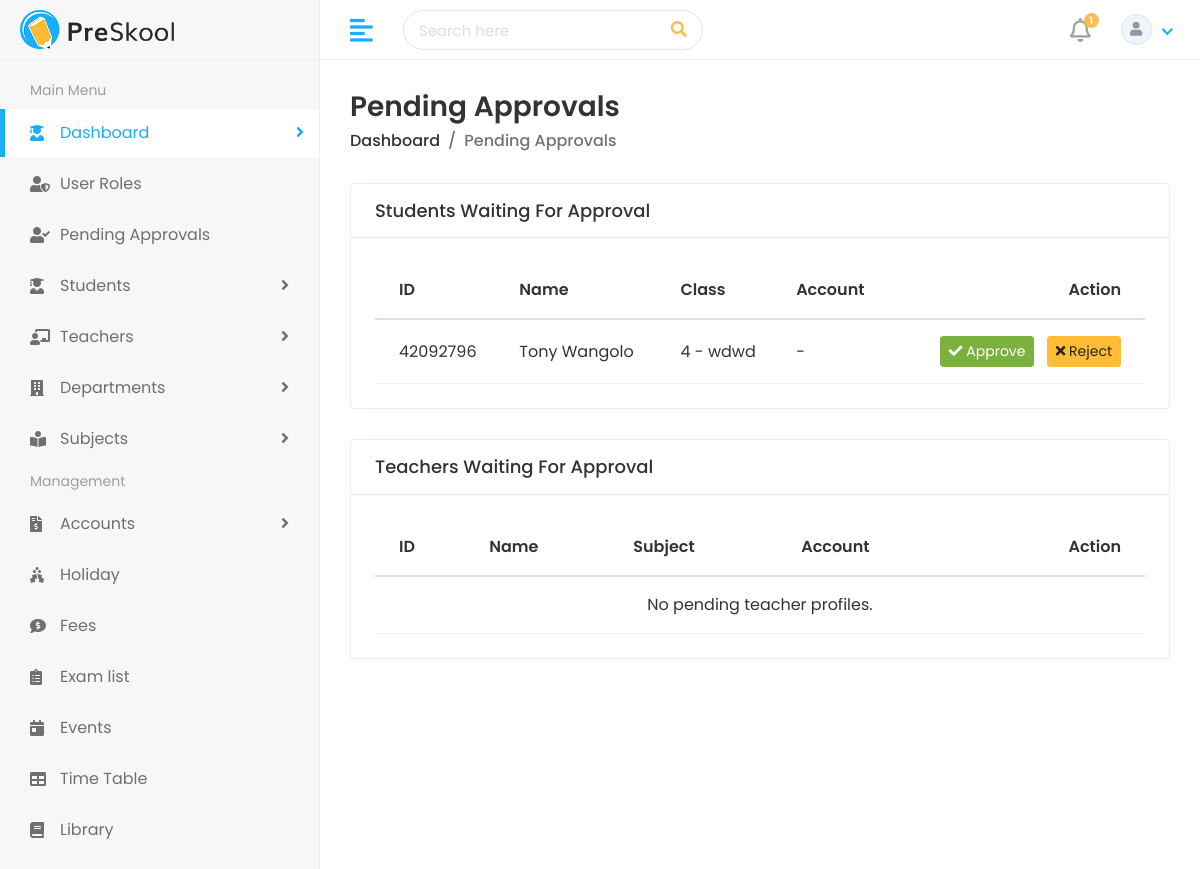
Before: /student/approvals/ (signed in) with the older database file.
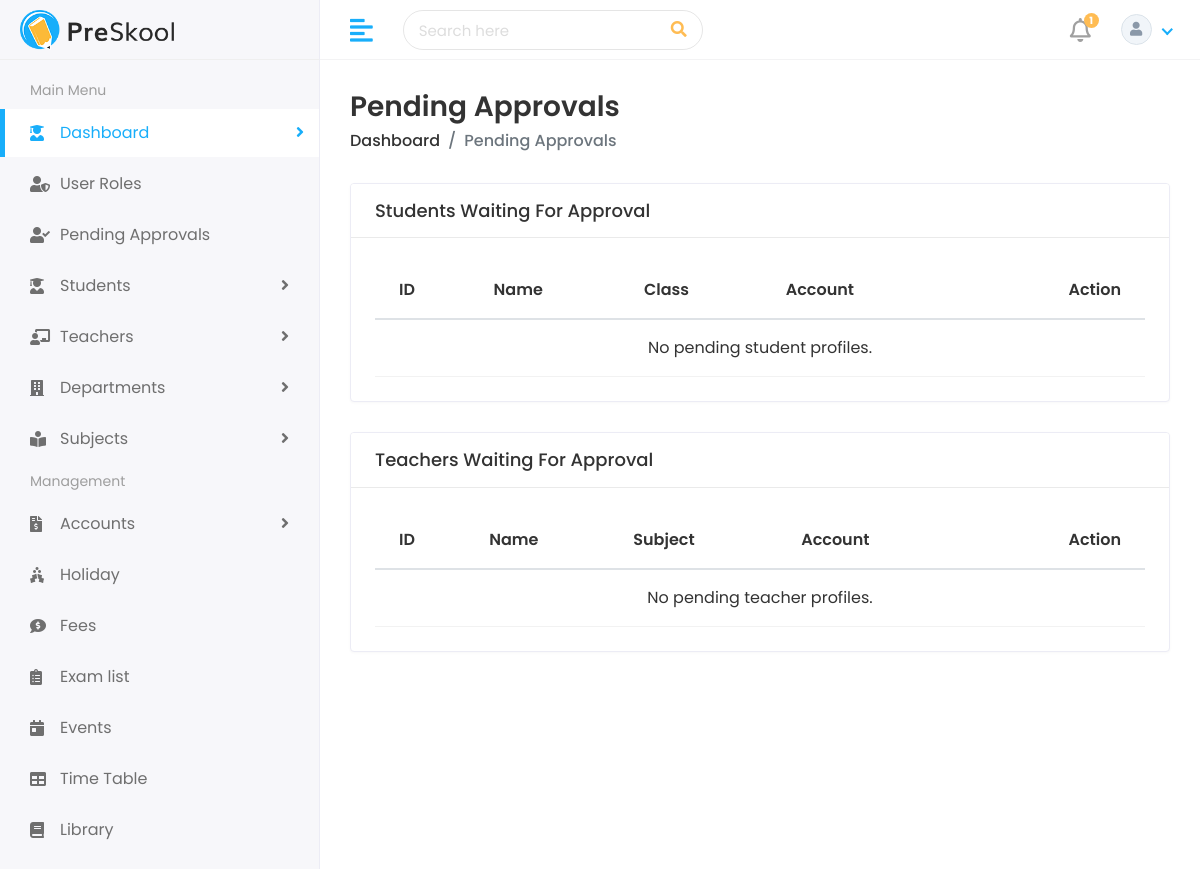
After: the same page with the newer database file.
### student/models.py (models this page shows, shortened)
class Student(models.Model):
    APPROVAL_CHOICES = [
        ("pending", "Pending"),
        ("approved", "Approved"),
        ("rejected", "Rejected"),
    ]
    user = models.OneToOneField(
        settings.AUTH_USER_MODEL,
        on_delete=models.SET_NULL,
        blank=True,
        null=True,
        related_name="student_profile",
    )
    approval_status = models.CharField(max_length=20, choices=APPROVAL_CHOICES, default="pending")
    first_name = models.CharField(max_length=100)
    last_name = models.CharField(max_length=100)
    student_id = models.CharField(max_length=100)
    gender = models.CharField(
        max_length=10,
        choices=[('Male', 'Male'), ('Female', 'Female'), ('Other', 'Other')]
    )
    date_of_birth = models.DateField()
    student_class = models.CharField(max_length=100)
    religion = models.CharField(max_length=20)
    joining_date = models.DateField()
    mobile_number = models.CharField(max_length=100)
    admission_number = models.CharField(max_length=100)
    section = models.CharField(max_length=15)
    student_image = models.ImageField(upload_to='student/', blank=True)
    parent = models.OneToOneField(Parent, on_delete=models.CASCADE)
    slug = models.SlugField(max_length=255, unique=True, blank=True)

### student/views.py (the view)
# urls.py: path("approvals/", views.profile_approvals, name="profile_approvals"),
def profile_approvals(request):
    denied = _require_admin(request)
    if denied:
        return denied
    pending_students = Student.objects.select_related("user", "parent").filter(approval_status="pending").order_by("-id")
    pending_teachers = Teacher.objects.select_related("user").filter(approval_status="pending").order_by("-id")
    return render(
        request,
        "students/profile-approvals.html",
        {
            "pending_students": pending_students,
            "pending_teachers": pending_teachers,
        },
    )

### home_auth/context_processors.py (called while the page is built)
def _profile_for_user(user):
    try:
        student = getattr(user, "student_profile", None)
    except ObjectDoesNotExist:
        student = None
    if student is not None:
        return student
    try:
        return getattr(user, "teacher_profile", None)
    except ObjectDoesNotExist:
        return None

### student/views.py (called while the page is built)
def _is_admin(user):
    return user.is_authenticated and (
        user.is_staff
        or user.is_superuser
        or getattr(user, "is_admin", False)
        or "admin" in _user_groups(user)
    )

def _require_admin(request):
    if not request.user.is_authenticated:
        return redirect("login")
    if not _is_admin(request.user):
        return HttpResponseForbidden("Only administrators can access this page.")
    return None

### HOME/templates/students/profile-approvals.html (shortened to what this page needs)
{% extends 'HOME/base.html' %}
{% load static %}
{% block body %}
<div class="page-wrapper">
<div class="content container-fluid">
<div class="page-header">
<div class="row align-items-center">
<div class="col">
<h3 class="page-title">Pending Approvals</h3>
<ul class="breadcrumb">
<li class="breadcrumb-item"><a href="{% url 'index' %}">Dashboard</a></li>
<li class="breadcrumb-item active">Pending Approvals</li>
</ul>
</div>
</div>
</div>
<div class="row">
<div class="col-sm-12">
<div class="card card-table">
<div class="card-header"><h5 class="card-title">Students Waiting For Approval</h5></div>
<div class="card-body">
<div class="table-responsive">
<table class="table table-hover table-center mb-0">
<thead><tr><th>ID</th><th>Name</th><th>Class</th><th>Account</th><th class="text-right">Action</th></tr></thead>
<tbody>
{% for student in pending_students %}
<tr>
<td>{{ student.student_id }}</td>
<td>{{ student.first_name }} {{ student.last_name }}</td>
<td>{{ student.student_class }}{% if student.section %} - {{ student.section }}{% endif %}</td>
<td>{% if student.user %}{{ student.user.email|default:student.user.username }}{% else %}-{% endif %}</td>
<td class="text-right">
<a href="{% url 'approve_student' student.id %}" class="btn btn-sm btn-success mr-2"><i class="fas fa-check"></i> Approve</a>
<a href="{% url 'reject_student' student.id %}" class="btn btn-sm btn-warning"><i class="fas fa-times"></i> Reject</a>
</td>
</tr>
{% empty %}
<tr><td colspan="5" class="text-center">No pending student profiles.</td></tr>
{% endfor %}
</tbody>
</table>
</div>
</div>
</div>
</div>
</div>
<div class="row">
<div class="col-sm-12">
<div class="card card-table">
<div class="card-header"><h5 class="card-title">Teachers Waiting For Approval</h5></div>
<div class="card-body">
<div class="table-responsive">
<table class="table table-hover table-center mb-0">
<thead><tr><th>ID</th><th>Name</th><th>Subject</th><th>Account</th><th class="text-right">Action</th></tr></thead>
<tbody>
{% for teacher in pending_teachers %}
<tr>
<td>{{ teacher.teacher_id }}</td>
<td>{{ teacher.name }}</td>
<td>{{ teacher.subject }}</td>
<td>{% if teacher.user %}{{ teacher.user.email|default:teacher.user.username }}{% else %}-{% endif %}</td>
<td class="text-right">
<a href="{% url 'approve_teacher' teacher.id %}" class="btn btn-sm btn-success mr-2"><i class="fas fa-check"></i> Approve</a>
<a href="{% url 'reject_teacher' teacher.id %}" class="btn btn-sm btn-warning"><i class="fas fa-times"></i> Reject</a>
</td>
</tr>
{% empty %}
<tr><td colspan="5" class="text-center">No pending teacher profiles.</td></tr>
{% endfor %}
</tbody>
</table>
</div>
</div>
</div>
</div>
</div>
</div>
</div>
{% endblock %}

Changed rows visible on the page:
no longer on this page (row edited): Student: student_id "42092796", first_name "Tony", last_name "Wangolo", student_class "4", section "wdwd"
Other visible differences:
text now shown: "No pending student profiles."
